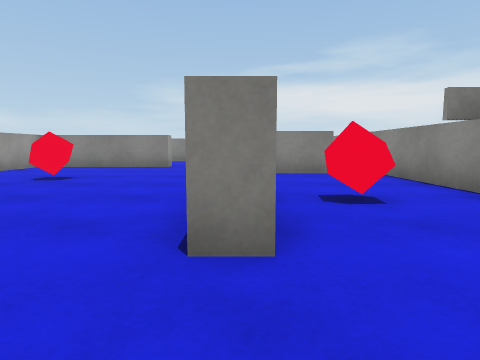
view 1 (above)

24 first-person views from a walk through a Unity game level. The camera is 0.62 m above the floor, tilts 6° down and sees 75° across. The floor is counted in squares, 1 m on a side. Each view is taken from the middle of a square. On the plan, view 1 faces up. The plan holds only what a view shows up to about 9 squares ahead; the rest is blank. The player is left out. Surface patterns are stand-ins for the level's own textures.

view 2
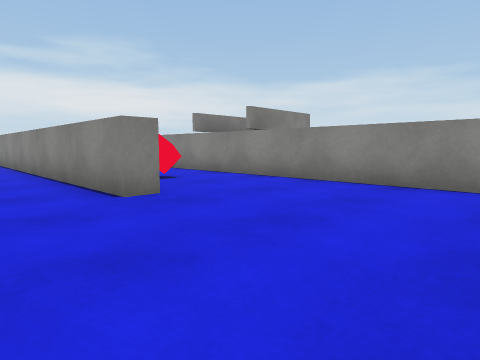

view 3
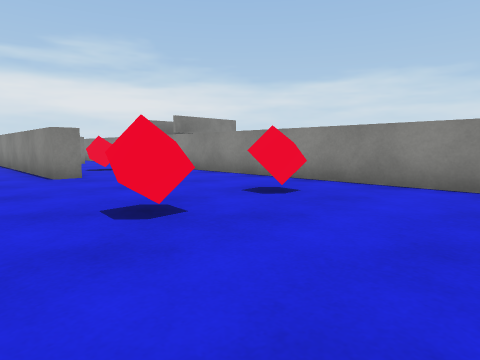

view 4
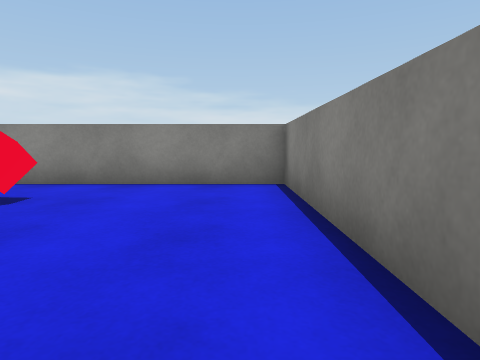

view 5
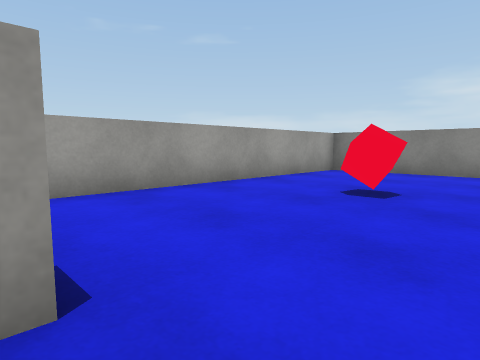

view 6
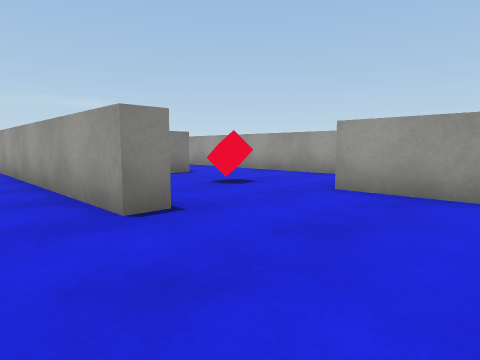

view 7
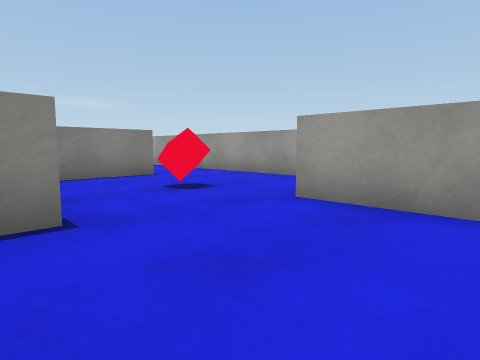

view 8
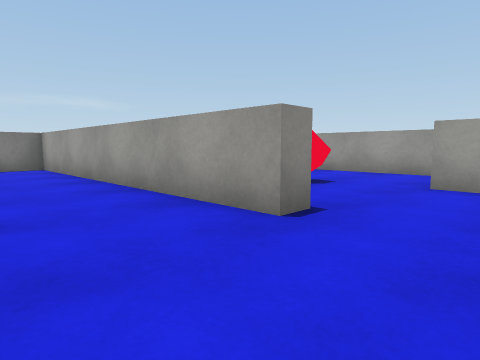

view 9
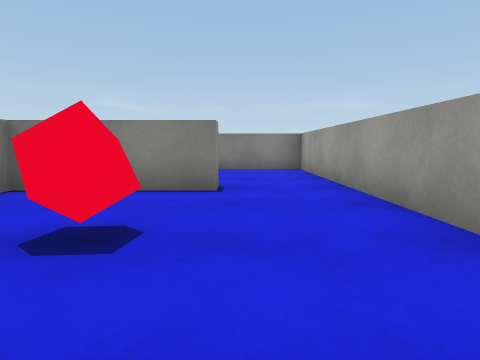

view 10
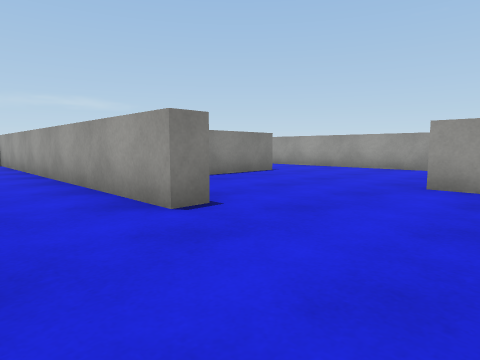

view 11
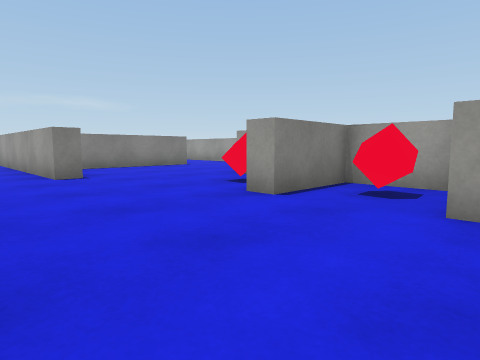

view 12
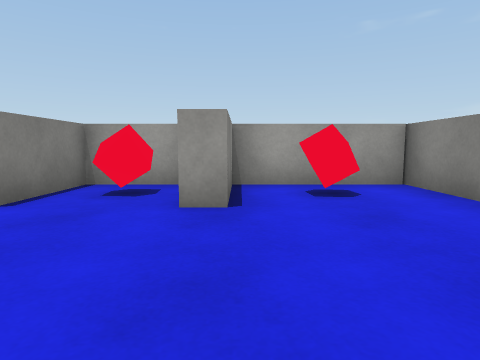

view 13
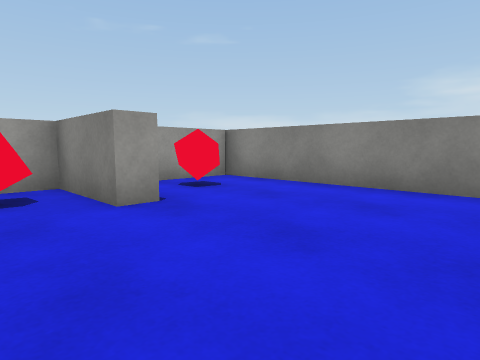

view 14
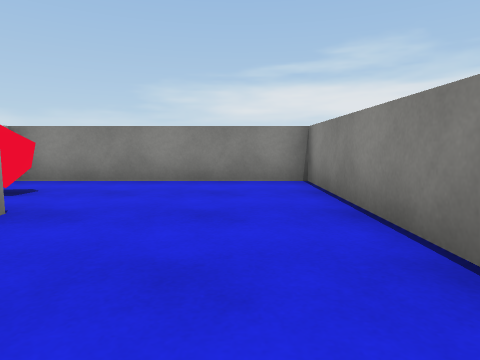

view 15
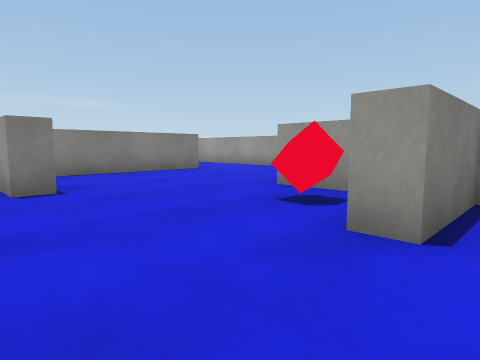

view 16
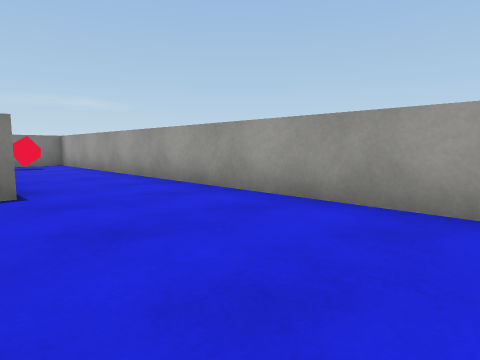

view 17
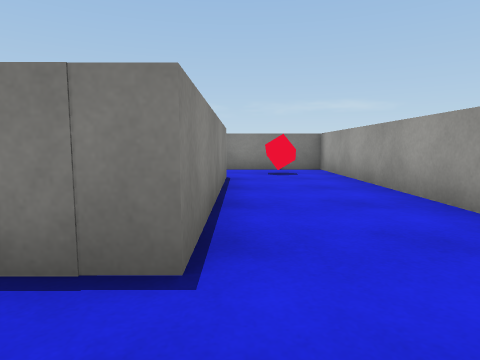

view 18
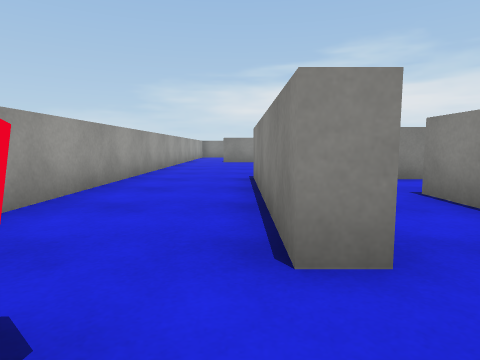

view 19
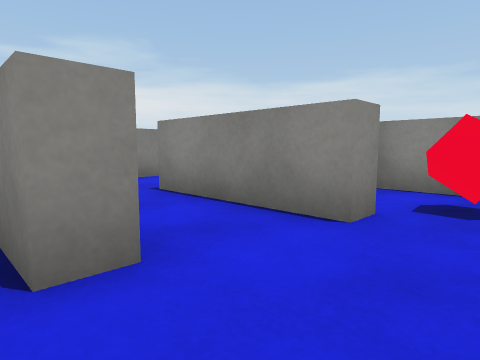

view 20
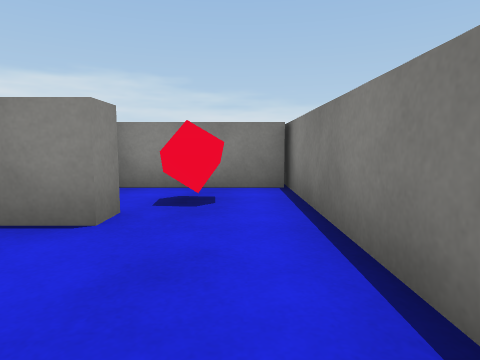

view 21
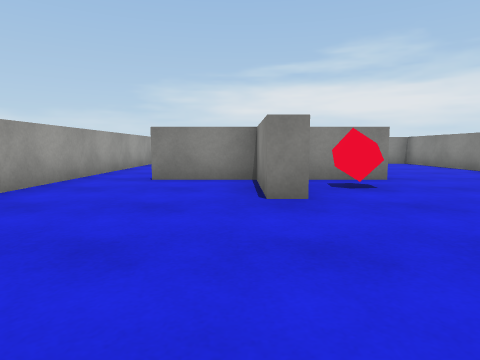

view 22
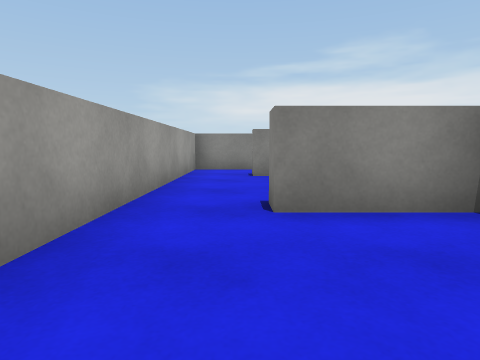

view 23
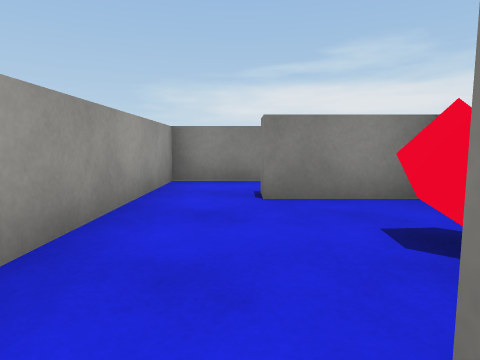

view 24
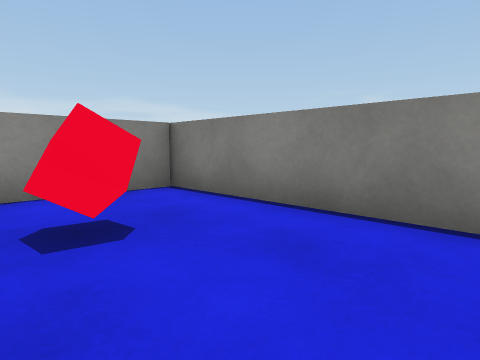

### Floor plan
Ten units are one square. View 1 is at (0, 0); x grows to the right and y downward. Boxes are objects, and circles mark ways between rooms. Rooms are numbered by the first view taken in them; rooms with no view inside come last. Other rooms are left out.
<svg viewBox="-167 -143 205 206">
<path fill="none" stroke="#000" d="M2 -17 -3 -17M-32 -23 -32 58 33 58 33 -74M22 -74 8 -74M-38 -23 -32 -23M-30 -98 -63 -98 -63 -36M-3 -17 -3 -91M-67 -95 -67 -138 -122 -138 -122 -109 -102 -109 -102 -104 -122 -104 -122 -84 -102 -84 -102 -79 -118 -79M-122 -70 -122 -57M-87 -43 -87 -26M-122 -57 -127 -57 -127 -79 -147 -79M-92 -43 -87 -43M-131 35 -137 35 -137 -15 -99 -15M-162 -76 -162 58 -124 58M-128 -117 -147 -117M-147 -79 -147 -85M-162 -116 -162 -76M-67 20 -67 15M-89 58 -37 58 -37 35M-87 14 -87 56M-67 15 -36 15M-63 -36 -63 -26M-87 -26 -87 14M-110 39 -116 39 -116 8M-124 58 -89 58M-92 58 -92 31M-104 -10 -110 -10"/>
<rect x="-15" y="15" width="10" height="10" fill="#bbb"><title>cube</title></rect>
<rect x="5" y="-45" width="10" height="10" fill="#bbb"><title>cube</title></rect>
<rect x="15" y="15" width="10" height="10" fill="#bbb"><title>cube</title></rect>
<rect x="-45" y="-65" width="10" height="10" fill="#bbb"><title>cube</title></rect>
<rect x="-115" y="-75" width="10" height="10" fill="#bbb"><title>cube</title></rect>
<rect x="-115" y="-95" width="10" height="10" fill="#bbb"><title>cube</title></rect>
<rect x="-115" y="-125" width="10" height="10" fill="#bbb"><title>cube</title></rect>
<rect x="-155" y="35" width="10" height="10" fill="#bbb"><title>cube</title></rect>
<rect x="-145" y="-105" width="10" height="10" fill="#bbb"><title>cube</title></rect>
<rect x="-65" y="35" width="10" height="10" fill="#bbb"><title>cube</title></rect>
<rect x="-65" y="-15" width="10" height="10" fill="#bbb"><title>cube</title></rect>
<rect x="-105" y="35" width="10" height="10" fill="#bbb"><title>cube</title></rect>
<circle cx="-15" cy="-20" r="3" fill="#2a7"/>
<circle cx="-45" cy="-25" r="3" fill="#2a7"/>
<circle cx="-100" cy="-50" r="3" fill="#2a7"/>
<circle cx="-75" cy="-35" r="3" fill="#2a7"/>
<circle cx="-150" cy="-80" r="3" fill="#2a7"/>
<circle cx="-130" cy="45" r="3" fill="#2a7"/>
<circle cx="-75" cy="20" r="3" fill="#2a7"/>
<text x="10" y="0">1</text>
<text x="-30" y="-60">2</text>
<text x="-90" y="-90">3</text>
<text x="-130" y="-20">4</text>
<text x="-140" y="-100">5</text>
<text x="-60" y="40">6</text>
<text x="-60" y="-10">7</text>
<text x="-120" y="30">8</text>
</svg>
Room 1 opens to room 2. Room 2 opens to room 7. Room 3 opens to room 4. Room 3 opens to room 7. Room 4 opens to room 5. Room 4 opens to room 8. Room 6 opens to room 7.

Where each view was taken, in squares from view 1:
view 1: 0 up, 0 right, facing up
view 2: 2 down, 2 left, facing up-right
view 3: 5 down, 2 left, facing up-right
view 4: 5 down, 2 left, facing right
view 5: 2 up, 2 left, facing up-left
view 6: 5 up, 2 left, facing down-left
view 7: 5 up, 3 left, facing down-left
view 8: 4 up, 1 left, facing down-left
view 9: 3 up, 7 left, facing down
view 10: 7 up, 7 left, facing down-left
view 11: 11 up, 7 left, facing down-left
view 12: 11 up, 7 left, facing left
view 13: 9 up, 7 left, facing up-left
view 14: 8 up, 8 left, facing up
view 15: 9 up, 8 left, facing down-left
view 16: 6 up, 13 left, facing down-left
view 17: 3 up, 14 left, facing down
view 18: 5 down, 14 left, facing up
view 19: 5 down, 14 left, facing up-right
view 20: 5 down, 14 left, facing right
view 21: 2 up, 13 left, facing up
view 22: 5 up, 15 left, facing up
view 23: 8 up, 15 left, facing up
view 24: 3 down, 8 left, facing down-right
